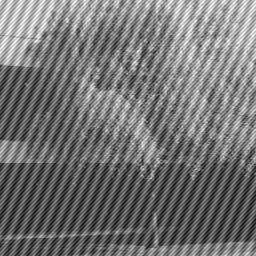
#> input picture Metodos/metodos_computacionales/Tarea 3/Arboles.png, 256 x 256 px
$ python Fourier2D.py   (older library calls are emulated)
#> lines starting #> are read from the running program, lines starting #| are printed output that depends on the picture
import numpy as np
import matplotlib.pyplot as plt
import scipy
from scipy.fftpack import ifftn,fftn
from scipy import fftpack, ndimage,misc
import matplotlib.pyplot as plt


image = ndimage.imread('Arboles.png')
#> image is the input picture: shape (256, 256); min 12, max 255, mean 116.2

fft2 = fftpack.fft2(image)
FreqCompRows = np.fft.fftfreq(fft2.shape[0],d=2)
FreqCompCols = np.fft.fftfreq(fft2.shape[1],d=2)

plt.plot(FreqCompCols,np.abs(fft2))
plt.plot(FreqCompCols,np.abs(fft2))
plt.xlim(-0.5,0.5)
#plt.show()


plt.clf()
plt.imshow(10*np.log10(abs(fftpack.fftshift(fft2))),label="Transformada 2D Arboles.")
plt.colorbar()
plt.savefig("CordobaRafael_FT2D.pdf")
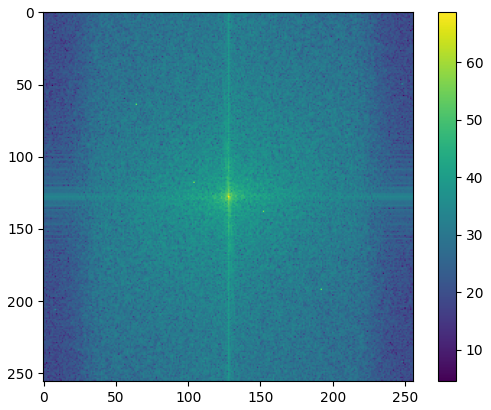
#> figure drawn by matplotlib, 2 panels


filtrada=np.copy(fft2)
#Se ve en la figura de FFtvs freq que el ruido esta en magnitud >1000000 y menor a 2000000
where1=np.where((np.abs(filtrada)>1000000) & (np.abs(filtrada)<2000000 ))
#> where1 = ([1, 10, 64, 192, 246, 255], [0, 24, 64, 192, 232, 0])

filtrada[where1]=1

filtradashift=np.copy(fftpack.fftshift(filtrada))
from matplotlib.colors import LogNorm
plt.clf()
plt.imshow(abs(filtradashift),norm=LogNorm())
plt.colorbar()
plt.savefig("CordobaRafael_FT2D_Filtrada.pdf")
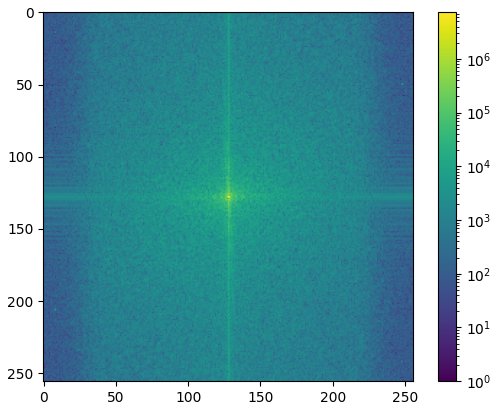
#> figure drawn by matplotlib, 2 panels


imfiltrada=ifftn(filtrada)
imfiltrada=np.array(imfiltrada)
misc.imsave("CordobaRafael_Imagen_filtrada.pdf",imfiltrada.real)
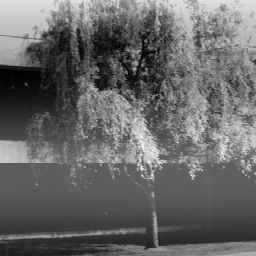
#> saved as CordobaRafael_Imagen_filtrada.pdf: PIL image 256x256 L; min 0, max 255, mean 102.9
